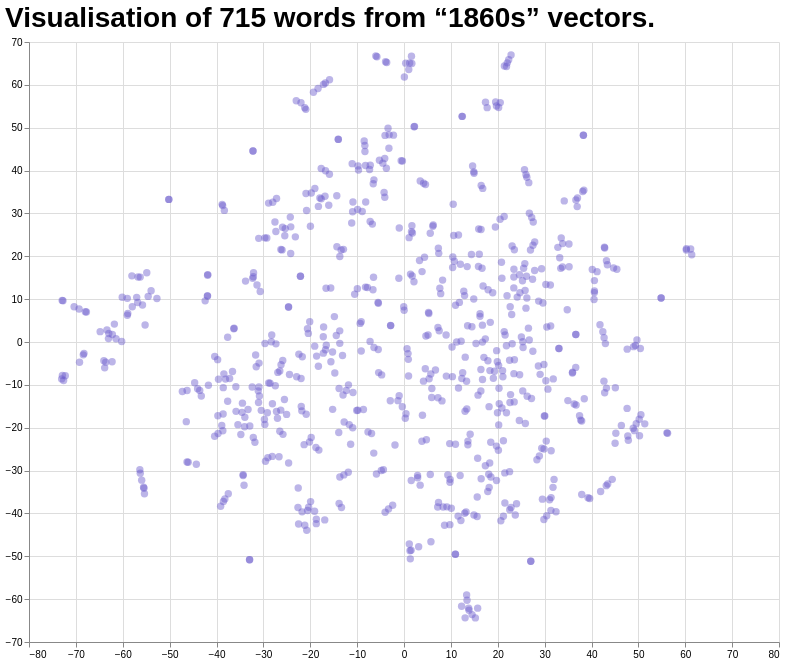

Source (notebook cell):
### Markdown cell above
But this is not so informative as is... so let's make it interactive to be able to explore it and see what are the words associated with each dot:

### Code cell
# Make an interactive plot
zoom = alt.selection_interval(bind="scales")

points = (
    alt.Chart(df)
    .mark_circle(size=55, opacity=0.45, color='slateblue')
    .encode(
        x=alt.X("x:Q", title=None),
        y=alt.Y("y:Q", title=None),
        tooltip=[
            alt.Tooltip("word:N", title="word"),
        ],
    )
)

chart = (
    (points)
    .add_params(zoom)
    .properties(
        width=750,
        height=600,
        title=alt.TitleParams(
            text=f"Visualisation of {len(words_to_plot)} words from “{timeslice_to_plot}” vectors.",
            fontSize=28,
            anchor="start",
        ),
    )
    .configure_axis(
        grid=True,
        domain=True,
        ticks=True,
        labels=True,
    )
    .configure_view(
        strokeWidth=0,
    )
    .configure_title(
        font="sans-serif",
    )
)

chart

### Figure 1 — Vega-Lite specification as saved in the notebook (floating-point values rounded to 4 significant figures; data arrays with more than 128 entries replaced by an {"elided": "..."} marker saying what was removed)
{"config": {"view": {"continuousWidth": 300, "continuousHeight": 300, "strokeWidth": 0}, "axis": {"domain": true, "grid": true, "labels": true, "ticks": true}, "title": {"font": "sans-serif"}}, "data": {"name": "data-b1dbc68e3387d0e45b5b4abf31f36a2f"}, "mark": {"type": "circle", "color": "slateblue", "opacity": 0.45, "size": 55}, "encoding": {"tooltip": [{"field": "word", "title": "word", "type": "nominal"}], "x": {"field": "x", "title": null, "type": "quantitative"}, "y": {"field": "y", "title": null, "type": "quantitative"}}, "height": 600, "params": [{"name": "param_3", "select": {"type": "interval"}, "bind": "scales"}], "title": {"text": "Visualisation of 715 words from “1860s” vectors.", "anchor": "start", "fontSize": 28}, "width": 750, "$schema": "https://vega.github.io/schema/vega-lite/v5.20.1.json", "datasets": {"data-b1dbc68e3387d0e45b5b4abf31f36a2f": {"elided": "715 records"}}}
